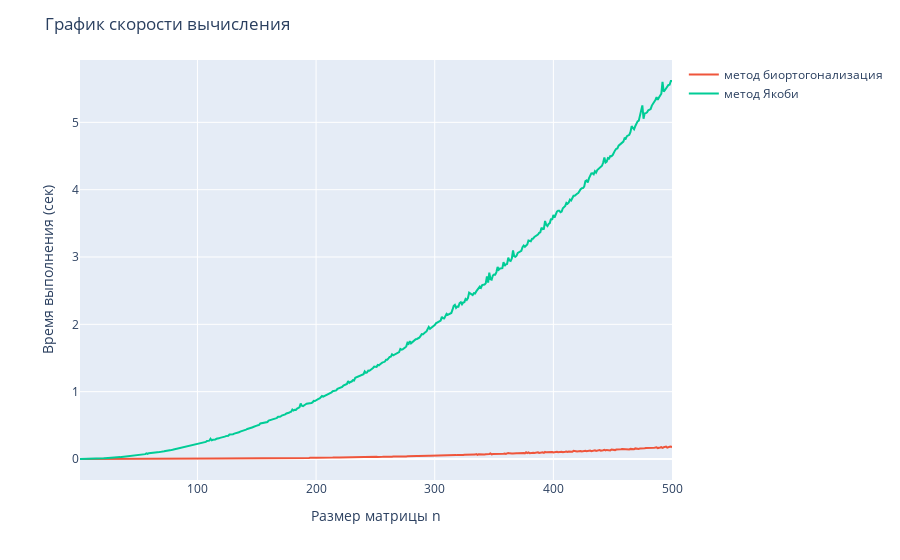
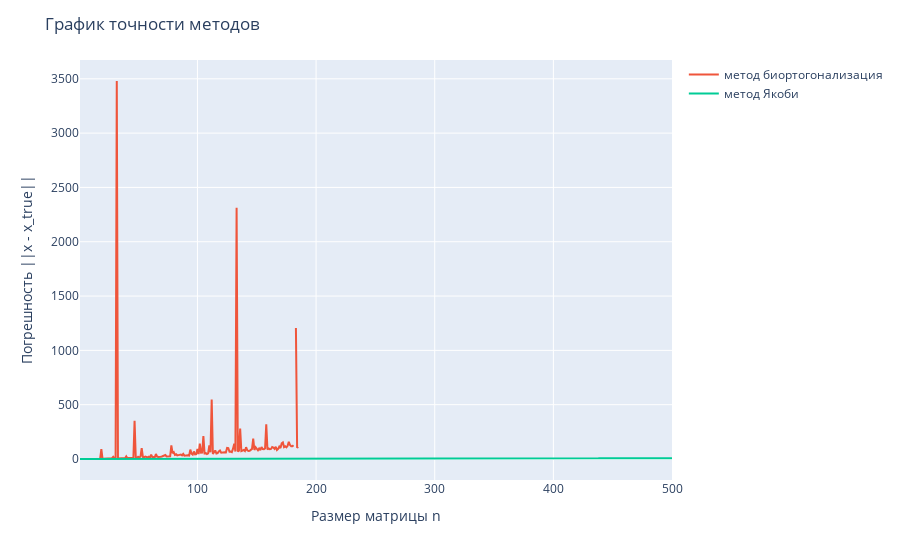
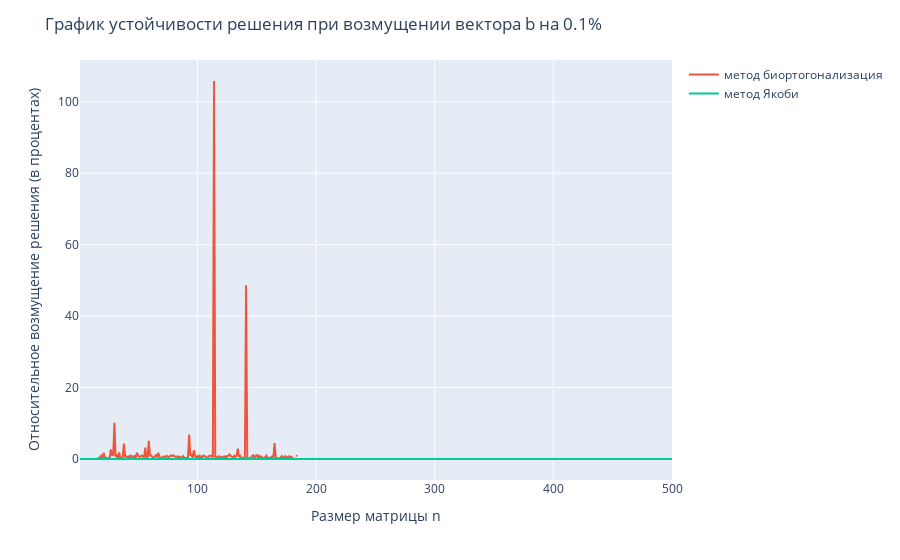

These figures' notebook cell, in order:
### Code cell
analysis(500, 1e-3)

### Figure 1 — Plotly figure (JSON) as saved in the notebook; plotly's stock layout.template omitted (floating-point values rounded to 4 significant figures; data arrays with more than 128 entries replaced by an {"elided": "..."} marker saying what was removed)
{"data": [{"hovertemplate": "<extra></extra>", "legendgroup": "", "line": {"color": "#636efa", "dash": "solid"}, "marker": {"symbol": "circle"}, "mode": "lines", "name": "", "orientation": "v", "showlegend": false, "type": "scatter", "xaxis": "x", "yaxis": "y"}, {"name": "метод биортогонализация", "type": "scatter", "x": {"elided": "500 int values"}, "y": {"elided": "500 float values"}}, {"name": "метод Якоби", "type": "scatter", "x": {"elided": "500 int values"}, "y": {"elided": "500 float values"}}], "layout": {"legend": {"tracegroupgap": 0}, "margin": {"t": 60}, "title": {"text": "График скорости вычисления"}, "xaxis": {"anchor": "y", "domain": [0, 1], "title": {"text": "Размер матрицы n"}}, "yaxis": {"anchor": "x", "domain": [0, 1], "title": {"text": "Время выполнения (сек)"}}}}

### Figure 2 — Plotly figure (JSON) as saved in the notebook; plotly's stock layout.template omitted (floating-point values rounded to 4 significant figures; data arrays with more than 128 entries replaced by an {"elided": "..."} marker saying what was removed)
{"data": [{"hovertemplate": "<extra></extra>", "legendgroup": "", "line": {"color": "#636efa", "dash": "solid"}, "marker": {"symbol": "circle"}, "mode": "lines", "name": "", "orientation": "v", "showlegend": false, "type": "scatter", "xaxis": "x", "yaxis": "y"}, {"name": "метод биортогонализация", "type": "scatter", "x": {"elided": "500 int values"}, "y": {"elided": "500 float values"}}, {"name": "метод Якоби", "type": "scatter", "x": {"elided": "500 int values"}, "y": {"elided": "500 float values"}}], "layout": {"legend": {"tracegroupgap": 0}, "margin": {"t": 60}, "title": {"text": "График точности методов"}, "xaxis": {"anchor": "y", "domain": [0, 1], "title": {"text": "Размер матрицы n"}}, "yaxis": {"anchor": "x", "domain": [0, 1], "title": {"text": "Погрешность ||x - x_true||"}}}}

### Figure 3 — Plotly figure (JSON) as saved in the notebook; plotly's stock layout.template omitted (floating-point values rounded to 4 significant figures; data arrays with more than 128 entries replaced by an {"elided": "..."} marker saying what was removed)
{"data": [{"hovertemplate": "<extra></extra>", "legendgroup": "", "line": {"color": "#636efa", "dash": "solid"}, "marker": {"symbol": "circle"}, "mode": "lines", "name": "", "orientation": "v", "showlegend": false, "type": "scatter", "xaxis": "x", "yaxis": "y"}, {"name": "метод биортогонализация", "type": "scatter", "x": {"elided": "500 int values"}, "y": {"elided": "500 float values"}}, {"name": "метод Якоби", "type": "scatter", "x": {"elided": "500 int values"}, "y": {"elided": "500 float values"}}], "layout": {"legend": {"tracegroupgap": 0}, "margin": {"t": 60}, "title": {"text": "График устойчивости решения при возмущении вектора b на 0.1%"}, "xaxis": {"anchor": "y", "domain": [0, 1], "title": {"text": "Размер матрицы n"}}, "yaxis": {"anchor": "x", "domain": [0, 1], "title": {"text": "Относительное возмущение решения (в процентах)"}}}}
